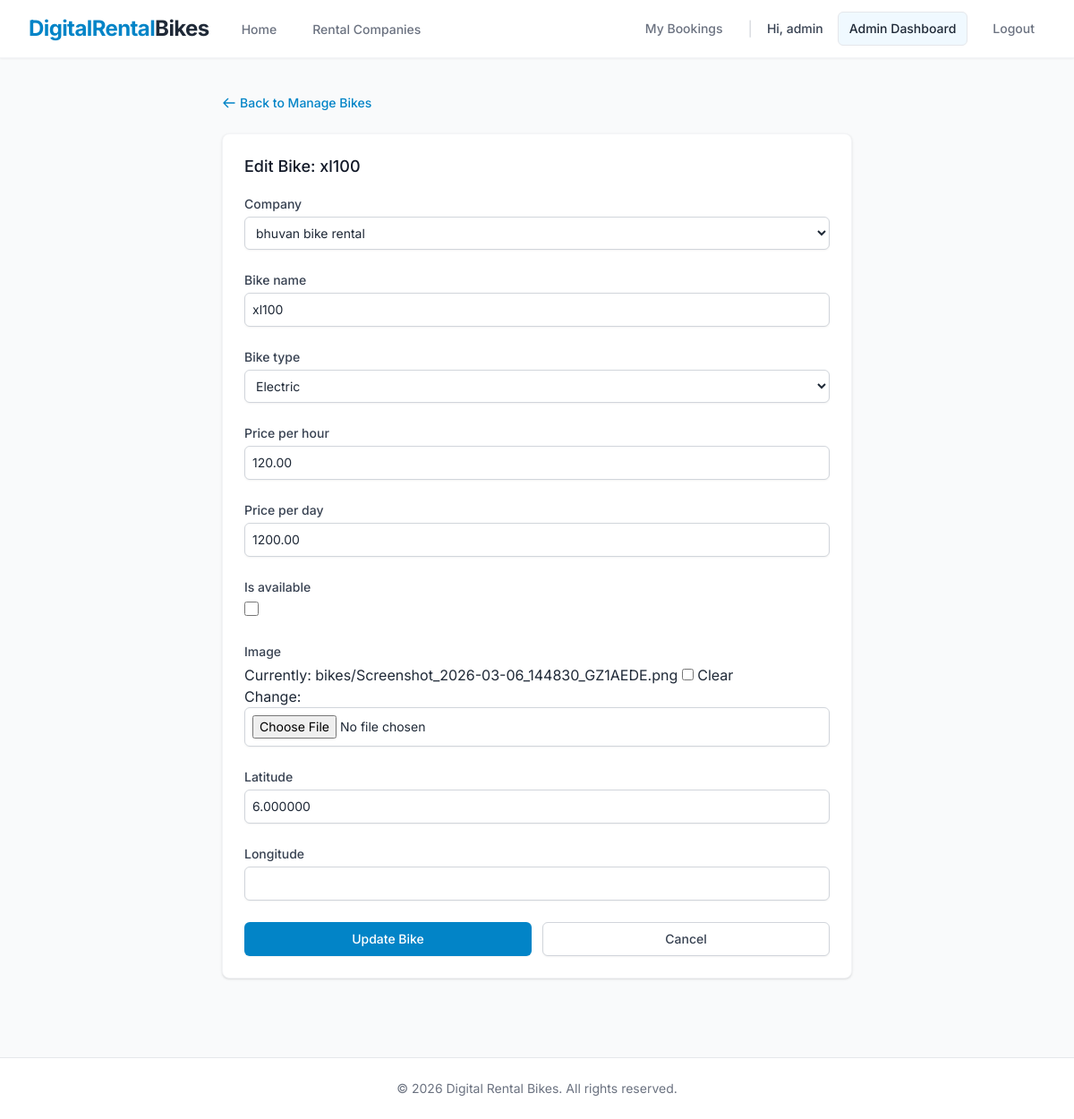
The app's page /admin-dashboard/manage-bikes/edit/6/ (signed in) with its own data.
### core/models.py (models this page shows, shortened)
class Bike(models.Model):
    class BikeType(models.TextChoices):
        SCOOTER = 'Scooter', 'Scooter'
        SPORTS = 'Sports', 'Sports'
        ELECTRIC = 'Electric', 'Electric'
        CRUISER = 'Cruiser', 'Cruiser'
        DIRT = 'Dirt Bike', 'Dirt Bike'
        STANDARD = 'Standard', 'Standard'
    company = models.ForeignKey(Company, on_delete=models.CASCADE, related_name='bikes')
    bike_name = models.CharField(max_length=255)
    bike_type = models.CharField(max_length=50, choices=BikeType.choices)
    price_per_hour = models.DecimalField(max_digits=10, decimal_places=2)
    price_per_day = models.DecimalField(max_digits=10, decimal_places=2)
    is_available = models.BooleanField(default=True)
    image = models.ImageField(upload_to='bikes/', blank=True, null=True)
    latitude = models.DecimalField(max_digits=9, decimal_places=6, null=True, blank=True)
    longitude = models.DecimalField(max_digits=9, decimal_places=6, null=True, blank=True)
    created_at = models.DateTimeField(auto_now_add=True)

### core/views.py (the view)
# urls.py: path('admin-dashboard/manage-bikes/edit/<int:bike_id>/', views.edit_bike, name='edit_bike'),
@user_passes_test(lambda u: u.is_staff)
def edit_bike(request, bike_id):
    bike = get_object_or_404(Bike, id=bike_id)
    if request.method == 'POST':
        form = BikeForm(request.POST, request.FILES, instance=bike)
        if form.is_valid():
            form.save()
            messages.success(request, 'Bike updated successfully!')
            return redirect('manage_bikes')
    else:
        form = BikeForm(instance=bike)
    return render(request, 'core/edit_bike.html', {'form': form, 'bike': bike})

### core/models.py (called while the page is built)
    def __str__(self):
        return self.name

### core/templates/core/edit_bike.html (shortened to what this page needs)
{% extends 'base.html' %}
{% block content %}
<div class="max-w-3xl mx-auto px-4 sm:px-6 lg:px-8 py-10">
    <div class="mb-6 flex items-center">
        <a href="{% url 'manage_bikes' %}" class="text-brand-600 hover:text-brand-800 text-sm font-medium flex items-center">
            <svg class="mr-1 h-4 w-4" fill="none" viewBox="0 0 24 24" stroke="currentColor">
                <path stroke-linecap="round" stroke-linejoin="round" stroke-width="2" d="M10 19l-7-7m0 0l7-7m-7 7h18" />
            </svg>
            Back to Manage Bikes
        </a>
    </div>
    <div class="bg-white shadow sm:rounded-lg border border-gray-100">
        <div class="px-4 py-5 sm:p-6">
            <h3 class="text-lg leading-6 font-medium text-gray-900 mb-5">Edit Bike: {{ bike.bike_name }}</h3>
            <form action="" method="POST" enctype="multipart/form-data">
                <div class="space-y-6">
                    {% for field in form %}
                    <div>
                        <label for="{{ field.id_for_label }}" class="block text-sm font-medium text-gray-700">{{ field.label }}</label>
                        <div class="mt-1">
                            {{ field }}
                        </div>
                    </div>
                    {% endfor %}
                </div>
                <div class="mt-6 flex space-x-3">
                    <button type="submit" class="flex-1 justify-center py-2 px-4 border border-transparent rounded-md shadow-sm text-sm font-medium text-white bg-brand-600 hover:bg-brand-700 focus:outline-none focus:ring-2 focus:ring-offset-2 focus:ring-brand-500">
                        Update Bike
                    </button>
                    <a href="{% url 'manage_bikes' %}" class="flex-1 text-center justify-center py-2 px-4 border border-gray-300 rounded-md shadow-sm text-sm font-medium text-gray-700 bg-white hover:bg-gray-50">
                        Cancel
                    </a>
                </div>
            </form>
        </div>
    </div>
</div>
{% endblock %}

### templates/base.html (shortened to what this page needs)
<!DOCTYPE html>
<html lang="en">
<head>
    <script src="https://cdn.tailwindcss.com"></script>
</head>
<body class="bg-gray-50 flex flex-col min-h-screen text-gray-800">
    <nav class="bg-white shadow-sm border-b border-gray-100 sticky top-0 z-50">
        <div class="max-w-7xl mx-auto px-4 sm:px-6 lg:px-8">
            <div class="flex justify-between h-16">
                <div class="flex">
                    <div class="flex-shrink-0 flex items-center">
                        <a href="{% url 'home' %}" class="text-2xl font-bold text-brand-600 tracking-tight">DigitalRental<span class="text-gray-800">Bikes</span></a>
                    </div>
                    <div class="hidden sm:ml-8 sm:flex sm:space-x-8">
                        <a href="{% url 'home' %}" class="border-transparent text-gray-500 hover:border-brand-500 hover:text-brand-600 inline-flex items-center px-1 pt-1 border-b-2 text-sm font-medium transition-colors">Home</a>
                        <a href="{% url 'companies' %}" class="border-transparent text-gray-500 hover:border-brand-500 hover:text-brand-600 inline-flex items-center px-1 pt-1 border-b-2 text-sm font-medium transition-colors">Rental Companies</a>
                    </div>
                </div>
                <div class="hidden sm:ml-6 sm:flex sm:items-center space-x-4">
                    {% if user.is_authenticated %}
                        <a href="{% url 'user_dashboard' %}" class="text-gray-500 hover:text-brand-600 px-3 py-2 rounded-md text-sm font-medium transition-colors">My Bookings</a>
                        <span class="text-gray-300">|</span>
                        <span class="text-gray-700 text-sm font-medium mr-4">Hi, {{ user.username }}</span>
                        {% if user.is_staff %}
                            <a href="{% url 'admin_dashboard' %}" class="bg-brand-50 text-brand-700 hover:bg-brand-100 px-3 py-2 rounded-md text-sm font-medium transition-colors border border-brand-200">Admin Dashboard</a>
                        {% endif %}
                        <form method="post" action="{% url 'logout' %}" class="inline">
                            <button type="submit" class="text-gray-500 hover:text-red-600 px-3 py-2 rounded-md text-sm font-medium transition-colors">Logout</button>
                        </form>
                    {% endif %}
                </div>
            </div>
        </div>
    </nav>
    <main class="flex-grow">
        {% block content %}
        {% endblock %}
    </main>
    <footer class="bg-white border-t border-gray-200 mt-12">
        <div class="max-w-7xl mx-auto py-6 px-4 sm:px-6 lg:px-8">
            <p class="text-center text-sm text-gray-500">
                &copy; {{ current_year|default:"2026" }} Digital Rental Bikes. All rights reserved.
            </p>
        </div>
    </footer>
</body>
</html>

### templates/base.html (style rules this page uses)
body { font-family: 'Inter', sans-serif; }

### records on screen
Bike: bike_name "xl100", form "bhuvan bike rental" "xl100" "Electric" "120.00" "1200.00" "6.000000"

### other values on screen
{{ user.username }} "admin"
{{ field.label }} "Company" "Bike name" "Bike type" "Price per hour" "Price per day" "Is available" "Image" "Latitude" "Longitude"
{{ current_year|default:"2026" }} "2026"
